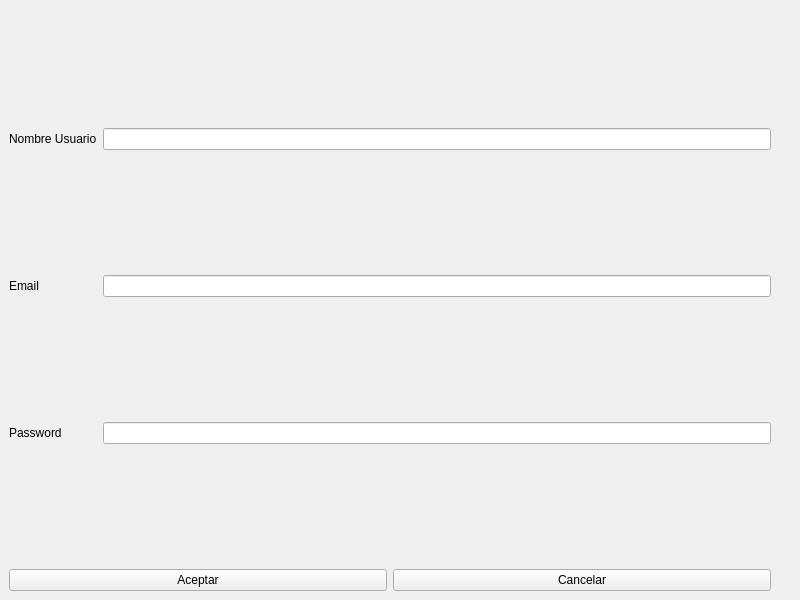
<?xml version="1.0" encoding="UTF-8"?>
<ui version="4.0">
    <class>MainWindow</class>
    <widget class="QMainWindow" name="MainWindow">
        <property name="geometry">
            <rect>
                <x>0</x>
                <y>0</y>
                <width>800</width>
                <height>600</height>
            </rect>
        </property>
        <property name="windowTitle">
            <string>MainWindow</string>
        </property>
        <widget class="QWidget" name="centralwidget">
            <layout class="QGridLayout" name="gridLayout_2">
                <item row="0" column="0">
                    <layout class="QGridLayout" name="gridLayout">
                        <item row="0" column="1">
                            <widget class="QLineEdit" name="lineEdit_nombre"/>
                        </item>
                        <item row="0" column="0">
                            <widget class="QLabel" name="label">
                                <property name="text">
                                    <string>Nombre Usuario</string>
                                </property>
                            </widget>
                        </item>
                        <item row="2" column="1">
                            <widget class="QLineEdit" name="lineEdit_password"/>
                        </item>
                        <item row="1" column="1">
                            <widget class="QLineEdit" name="lineEdit_email"/>
                        </item>
                        <item row="2" column="0">
                            <widget class="QLabel" name="label_3">
                                <property name="text">
                                    <string>Password</string>
                                </property>
                            </widget>
                        </item>
                        <item row="1" column="0">
                            <widget class="QLabel" name="label_2">
                                <property name="text">
                                    <string>Email</string>
                                </property>
                            </widget>
                        </item>
                    </layout>
                </item>
                <item row="1" column="0">
                    <layout class="QHBoxLayout" name="horizontalLayout">
                        <item>
                            <widget class="QPushButton" name="pushButton">
                                <property name="text">
                                    <string>Aceptar</string>
                                </property>
                            </widget>
                        </item>
                        <item>
                            <widget class="QPushButton" name="pushButton_Cancelar">
                                <property name="text">
                                    <string>Cancelar</string>
                                </property>
                            </widget>
                        </item>
                    </layout>
                </item>
                <item row="0" column="1">
                    <spacer name="verticalSpacer">
                        <property name="orientation">
                            <enum>Qt::Vertical</enum>
                        </property>
                        <property name="sizeHint" stdset="0">
                            <size>
                                <width>20</width>
                                <height>40</height>
                            </size>
                        </property>
                    </spacer>
                </item>
            </layout>
        </widget>
    </widget>
    <resources/>
    <connections/>
</ui>
